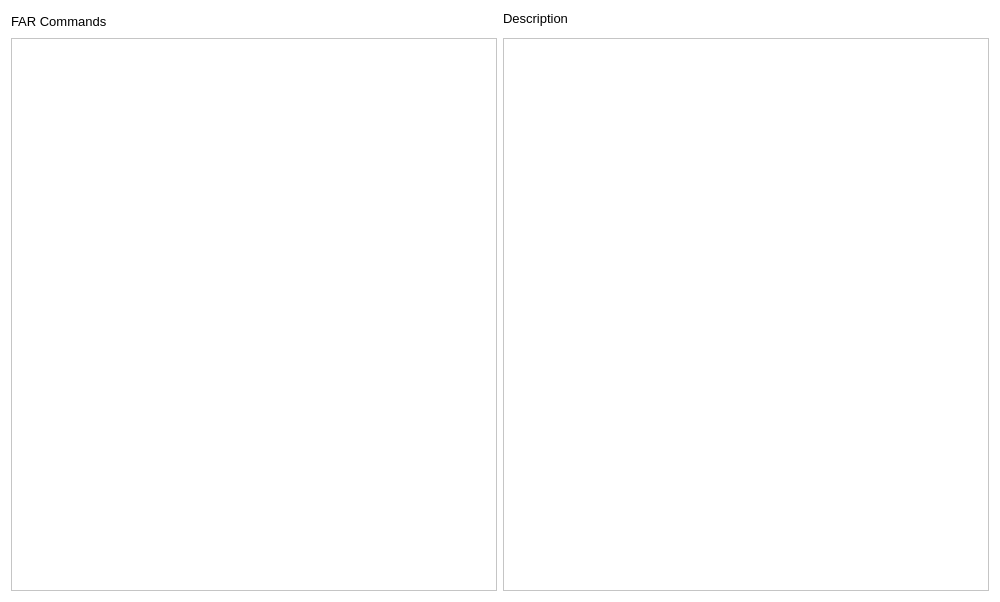
<?xml version="1.0" encoding="UTF-8"?>
<ui version="4.0">
 <class>Form</class>
 <widget class="QWidget" name="Form">
  <property name="geometry">
   <rect>
    <x>0</x>
    <y>0</y>
    <width>1000</width>
    <height>602</height>
   </rect>
  </property>
  <property name="windowTitle">
   <string>Command reference</string>
  </property>
  <property name="styleSheet">
   <string notr="true">QWidget {
	background-color: white;
	font-family: cantarell;
	font-size: 13px;
	color: black;
}</string>
  </property>
  <layout class="QHBoxLayout" name="horizontalLayout">
   <item>
    <layout class="QGridLayout" name="gridLayout">
     <item row="0" column="0" rowspan="2">
      <widget class="QLabel" name="label_6">
       <property name="text">
        <string>FAR Commands</string>
       </property>
      </widget>
     </item>
     <item row="0" column="1">
      <widget class="QLabel" name="label_31">
       <property name="text">
        <string>Description</string>
       </property>
      </widget>
     </item>
     <item row="2" column="0">
      <widget class="QListWidget" name="listWidgetCommands">
       <property name="dragEnabled">
        <bool>true</bool>
       </property>
       <property name="dragDropMode">
        <enum>QAbstractItemView::DragOnly</enum>
       </property>
      </widget>
     </item>
     <item row="2" column="1">
      <widget class="QPlainTextEdit" name="plainTextEditCMVDescription">
       <property name="enabled">
        <bool>true</bool>
       </property>
      </widget>
     </item>
    </layout>
   </item>
  </layout>
 </widget>
 <resources/>
 <connections/>
</ui>
